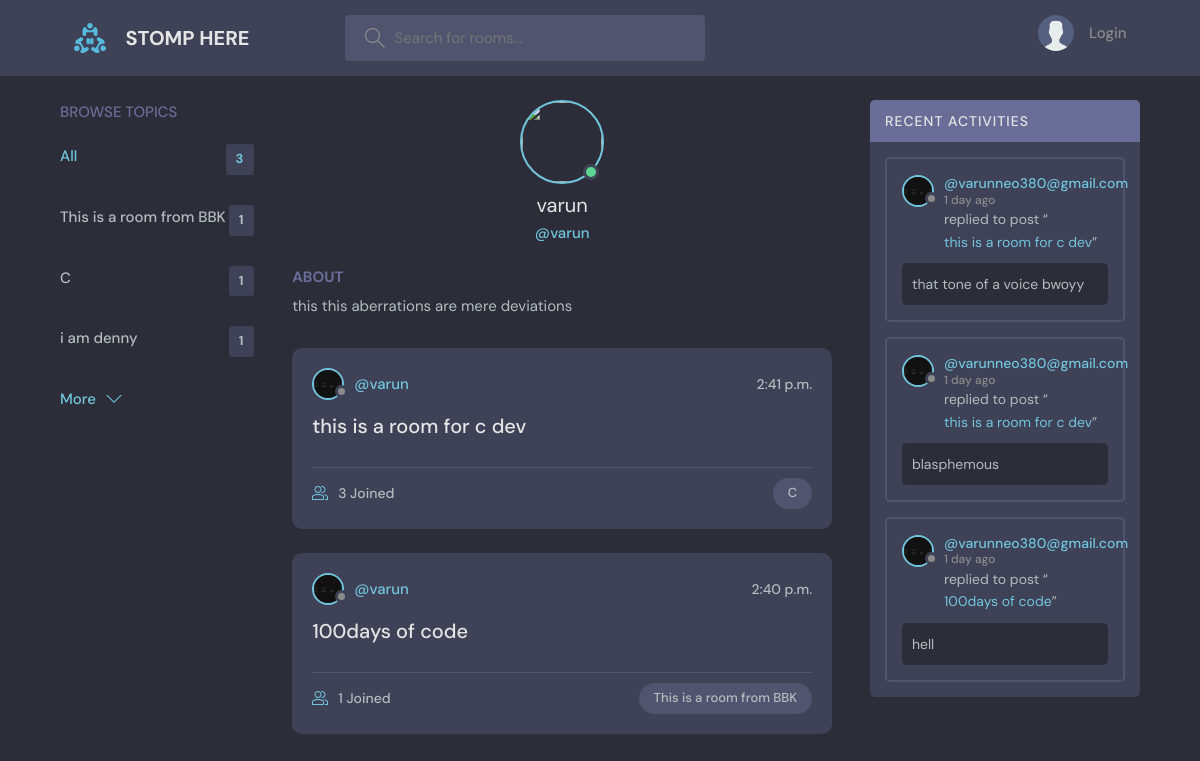
Page /profile/1/ on the committed database.
### base/models.py (models this page shows, shortened)
class Topic(models.Model):
    name = models.CharField(max_length=200)

class User(AbstractUser):
    name = models.CharField(max_length=200,null=True)
    email = models.EmailField(unique=True, null=True)
    bio = models.TextField(null=True)
    avatar = models.ImageField(null=True,default="avatar.svg")
    USERNAME_FIELD ='email'
    REQUIRED_FIELDS =[]

class Room(models.Model):
    host = models.ForeignKey(User,on_delete=models.SET_NULL,null=True)
    topic = models.ForeignKey(Topic,on_delete=models.SET_NULL,null=True)
    name = models.CharField(max_length=200)
    description = models.TextField(null=True,blank=True)
    participants = models.ManyToManyField(User,related_name='participants',blank = True)
    updated = models.DateTimeField(auto_now=True)
    created = models.DateTimeField(auto_now_add=True)
    class Meta:
        ordering = ['-updated','created']
    def __str__(self):
        return self.name

class Message(models.Model):
    user = models.ForeignKey(User,on_delete=models.CASCADE)
    room = models.ForeignKey(Room,on_delete=models.CASCADE)
    body = models.TextField()
    updated = models.DateTimeField(auto_now=True)
    created = models.DateTimeField(auto_now_add=True)
    class Meta: #same class used to create the form
        ordering = ['-updated','created']    #the location of this is notable

### base/views.py (the view)
# urls.py: path('profile/<str:pk>/',views.userProfile,name="user-profile"),
def userProfile(request,pk):
    user= User.objects.get(id=pk)
    rooms = user.room_set.all()
    room_messages = user.message_set.all()
    topics= Topic.objects.all()
    context = {'user':user,'rooms':rooms,'topics':topics,'room_messages':room_messages}
    return render(request,'base/profile.html',context)

### base/templates/base/profile.html (shortened to what this page needs)
{%extends 'main.html'%}
{%block c%}
  <main class="profile-page layout layout--3">
    <div class="container">
      {%  include 'base/topics_component.html'%}
      <div class="roomList">
        <div class="profile">
          <div class="profile__avatar">
            <div class="avatar avatar--large active">
              <img src="{{request.user.avatar.url}}" />
            </div>
          </div>
          <div class="profile__info">
            <h3>{{user.username}}</h3>
            <p>@{{user.username}}</p>
          </div>
          <div class="profile__about">
            <h3>About</h3>
            <p>
             {{user.bio}}
            </p>
          </div>
        </div>
        {% include 'base/feed_component.html' %}
      </div>
      {%include 'base/activity_component.html'%}
      </div>
  </main>
{%endblock%}

### base/templates/base/topics_component.html
   <div class="topics">
    <div class="topics__header">
      <h2>Browse Topics</h2>
    </div>
    <ul class="topics__list">
      <li>
        <a href="{%url 'home'%}" class="active">All <span>{{topics.count}}</span></a>
      </li>
      {% for topic in topics %}
      <li>
        <a href="{% url 'home' %}?q={{topic.name}}">{{topic.name}} <span>{{topic.room_set.all.count}}</span></a>
      </li>
       {%endfor%}
    </ul>
    <a class="btn btn--link" href="{%url 'topics'%}">
      More
      <svg version="1.1" xmlns="http://www.w3.org/2000/svg" width="32" height="32" viewBox="0 0 32 32">
        <title>chevron-down</title>
        <path d="M16 21l-13-13h-3l16 16 16-16h-3l-13 13z"></path>
      </svg>
    </a>
  </div>

### base/templates/base/feed_component.html (shortened to what this page needs)
{%for room in rooms%}
<div class="roomListRoom">
  <div class="roomListRoom__header">
    <a href="{% url 'user-profile' room.host.id %}" class="roomListRoom__author">
      <div class="avatar avatar--small">
        <img src="{{room.host.avatar.url}}" />
      </div>
      <span>@{{room.host.username}}</span>
    </a>
    <div class="roomListRoom__actions">
      <span>{{room.created|time}}</span>
    </div>
  </div>
  <div class="roomListRoom__content">
    <a href="{% url 'room' room.id %}"> {{room.name}}</a>
  </div>
  <div class="roomListRoom__meta">
    <a href="{% url 'room' room.id %}" class="roomListRoom__joined">
      {{room.participants.all.count}} Joined
    </a>
    <p class="roomListRoom__topic">{{room.topic.name}} </p>
  </div>
</div>
{%endfor%}

### base/templates/base/activity_component.html (shortened to what this page needs)
<div class="activities">
  <div class="activities__header">
    <h2>Recent Activities</h2>
  </div>
  {%for message in room_messages%}
  <div class="activities__box">
    <div class="activities__boxHeader roomListRoom__header">
      <a href="{%url 'user-profile' message.user.id%}" class="roomListRoom__author">
        <div class="avatar avatar--small">
          <img src="{{message.user.avatar.url}}" />
        </div>
        <p>
         @{{message.user}}
          <span>{{message.created|timesince}} ago</span>
        </p>
      </a>
    </div>
    <div class="activities__boxContent">
      <p>replied to post “<a href="{% url 'room' message.room.id %}">{{message.room}}</a>”</p>
      <div class="activities__boxRoomContent">
            {{message.body}}
      </div>
    </div>
  </div>
 {%endfor%}
</div>

### rows in the picture
Topic: name "This is a room from BBK", room_set.all.count "1"
Topic: name "C", room_set.all.count "1"
Topic: name "i am denny", room_set.all.count "1"
User: username "varun", bio "this this aberrations are mere deviations"
Room: host.avatar (picture), host.username "varun", created "2:41 p.m.", name "this is a room for c dev", participants.all.count "3", topic.name "C"
Room: host.avatar (picture), host.username "varun", created "2:40 p.m.", name "100days of code", participants.all.count "1", topic.name "This is a room from BBK"
Message: user.avatar (picture), user "varunneo380@gmail.com", created "1 day", room "this is a room for c dev", body "that tone of a voice bwoyy"
Message: user.avatar (picture), user "varunneo380@gmail.com", created "1 day", room "this is a room for c dev", body "blasphemous"
Message: user.avatar (picture), user "varunneo380@gmail.com", created "1 day", room "100days of code", body "hell"

### other values in the picture
{{ topics.count }} "3"
